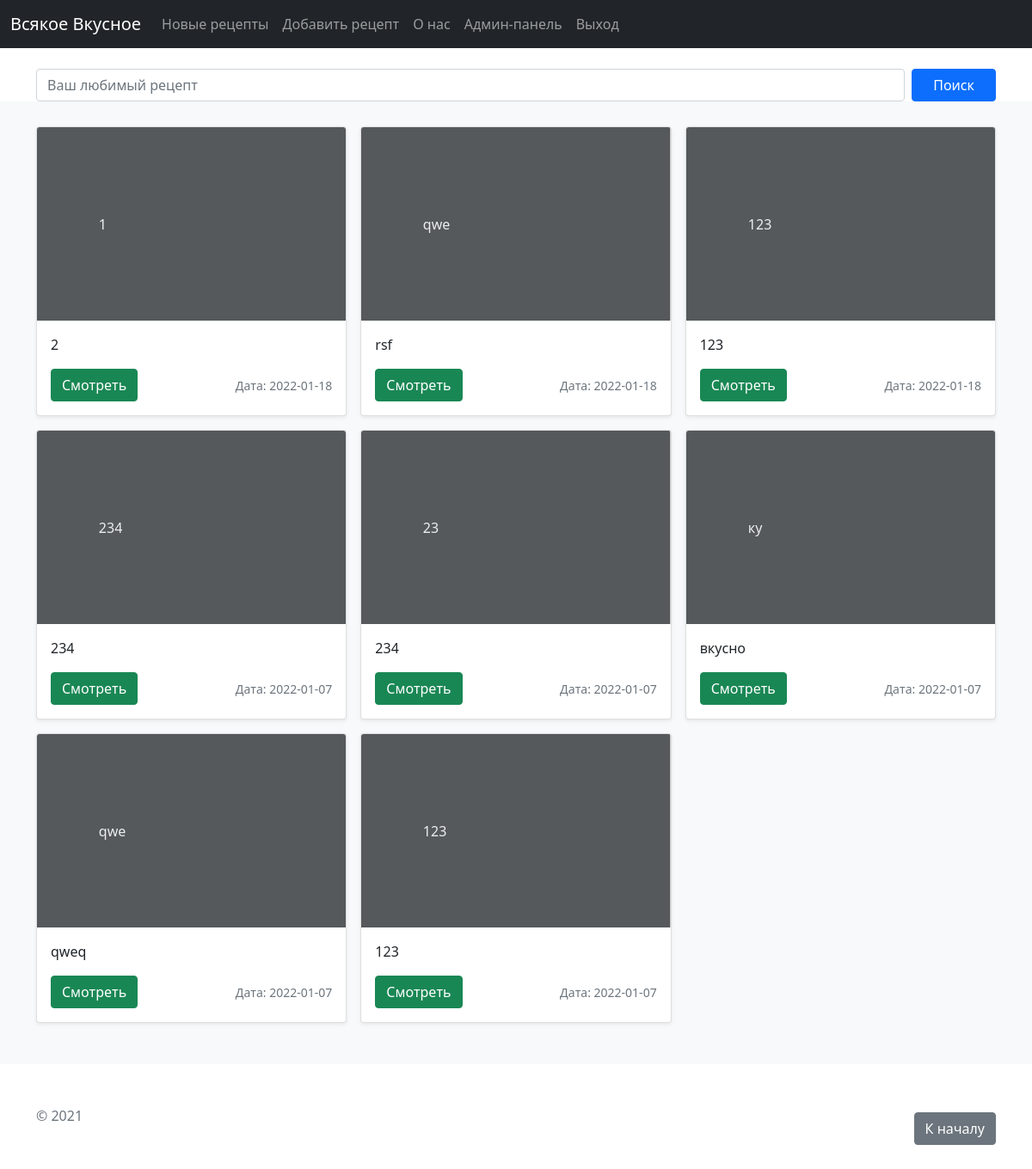
/feed (signed in), run on the app's committed database.
### main.py (models this page shows, shortened)
class Article(db.Model):                                # класс для сохранения записей (база данных)
    id = db.Column(db.Integer, primary_key=True)
    title = db.Column(db.String(100), nullable=False)
    intro = db.Column(db.String(300), nullable=False)
    text = db.Column(db.Text, nullable=False)
    date = db.Column(db.DateTime, default=datetime.utcnow)

### main.py (the view)
@app.route('/')
@app.route('/feed')
def feed():
    q = request.args.get('q')
    if q:
        articles = Article.query.filter(Article.title.contains(q) | Article.intro.contains(q)).all()
    else:
        articles = Article.query.order_by(Article.date.desc()).all()
    return render_template("feed.html", articles=articles)

### templates/feed.html (shortened to what this page needs)
{% extends 'base.html' %}
{% block body %}
<div class="container mt-5">
<form action="" method="GET" class="d-flex">
    <input class="form-control me-2" type="text" name="q" value="{{ request.args.get('q', '') }}" placeholder="Ваш любимый рецепт" aria-label="Поиск">
    <button class="btn btn-primary btn px-4 gap-3" type="submit" >Поиск</button>
</form>
</div>
<div class="album py-5 bg-light">
    <div class="container">
      <div class="row row-cols-1 row-cols-sm-2 row-cols-md-3 g-3">
        {% if articles|length > 0 %}
            {% for el in articles %}
              <div class="col">
              <div class="card shadow-sm">
                <svg class="bd-placeholder-img card-img-top" width="100%" height="225" xmlns="http://www.w3.org/2000/svg" role="img" aria-label="Placeholder: Thumbnail" preserveAspectRatio="xMidYMid slice" focusable="false"><title> Placeholder</title> <rect width="100%" height="100%" fill="#55595c"></rect> <text x="20%" y="50%" fill="#eceeef" dy=".4em"> {{ el.title }} </text></svg>
                <div class="card-body">
                  <p class="card-text">{{ el.intro }}</p>
                  <div class="d-flex justify-content-between align-items-center">
                    <div class="btn-group">
                      <a href="/feed/{{ el.id }}" type="button" class="btn btn-success">Смотреть</a>
                    </div>
                    <small class="text-muted">Дата: {{ el.date.date() }}</small>
                  </div>
                </div>
              </div>
            </div>
            {% endfor %}
        {% else %}
        <p>На данный момент рецептов нет</p>
        {% endif %}
      </div>
    </div>
</div>
{% endblock %}

### templates/base.html (shortened to what this page needs)
<!doctype html>
<html lang="ru">
<head>
    <link rel="stylesheet" href="{{ url_for( 'static', filename='css/main.css') }}">
    <link rel="stylesheet" href="https://cdn.jsdelivr.net/npm/bootstrap@5.1.3/dist/css/bootstrap.min.css">
</head>
<body>
<nav class="navbar navbar-expand-md navbar-dark fixed-top bg-dark">
    <div class="container-fluid">
        <a class="navbar-brand" href="/">Всякое Вкусное</a>
        <div class="collapse navbar-collapse" id="navbarCollapse">
            <ul class="navbar-nav me-auto mb-2 mb-md-0">
                <li class="nav-item">
                    <a class="nav-link" href="/feed">Новые рецепты</a>
                </li>
                <li class="nav-item">
                    {% if current_user.has_role('admin') %}
                    <a class="nav-link" href="/create">Добавить рецепт</a>
                    {% endif %}
                </li>
                <li class="nav-item">
                    <a class="nav-link" href="/about">О нас</a>
                </li>
                <li class="nav-item">
                    {% if current_user.has_role('admin') %}
                    <a class="nav-link" href="/admin">Админ-панель</a>
                    {% endif %}
                </li>
                <li class="nav-item">
                    {% if current_user.has_role('admin') %}
                    <a class="nav-link" href="/logout">Выход</a>
                    {% endif %}
                </li>
            </ul>
        </div>
    </div>
</nav>
    {% block body %}{% endblock %}
<footer class="text-muted py-5">
  <div class="container">
    <p class="float-end mb-1">
      <a href="#" class="btn btn-secondary my-2"> К началу</a>
    </p>
    <p class="mb-1">© 2021</p>
  </div>
</footer>
</body>
</html>

### data on the page
Article: title "1", intro "2", date "2022-01-18"
Article: title "qwe", intro "rsf", date "2022-01-18"
Article: title "123", intro "123", date "2022-01-18"
Article: title "234", intro "234", date "2022-01-07"
Article: title "23", intro "234", date "2022-01-07"
Article: title "ку", intro "вкусно", date "2022-01-07"
Article: title "qwe", intro "qweq", date "2022-01-07"
Article: title "123", intro "123", date "2022-01-07"
